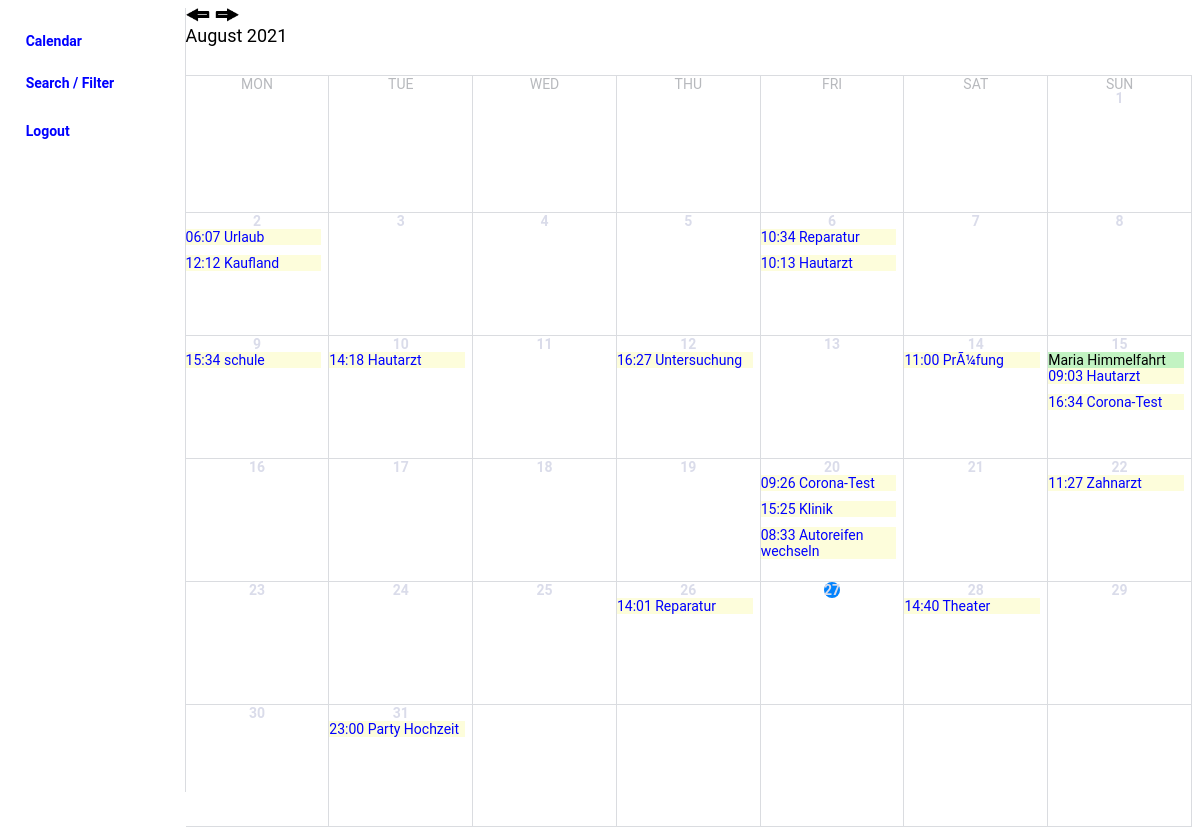
Page /calendar/index.php (signed in) on the committed database.
### tables this page shows
CREATE TABLE `termine` (
  `TNR` int(10) UNSIGNED NOT NULL,
  `Datum` date NOT NULL,
  `Uhrzeit` time NOT NULL,
  `Beschreibung` varchar(50) NOT NULL
);

### calendar/index.php (called while the page is built)
<?php
require ("seiten/startseite.php");
?>

### calendar/php/Day.php (called while the page is built, shortened)
<?php
class Day
{
	protected $year;
	protected $month;
	protected $day;
	protected $numDays;
	protected $weekDay;
	function __construct($year, $month, $day)
	{
		$this->year = $year;
		$this->month = $month;
		$this->day = $day;
		$this->weekDay = date("N", mktime(0, 0, 0, $month, $day, $year));
		$this->numDays = cal_days_in_month(CAL_GREGORIAN, $month, $year);
	}
	function getWeekday() {return $this->weekDay;}
	function getNumDays(){return $this->numDays;}
	function getYear(){return $this->year;}
	function getMon(){return $this->month;}
	function getMonthName()
	{
		$dateValue = $this->year."-".$this->month."-".$this->day;
		return date('F', strtotime($dateValue));
	}
}
?>

### calendar/php/database.php (called while the page is built, shortened)
<?php
class Database
{
	protected $host;
	protected $dbname;
	protected $user;
	protected $pwd;
	protected $conn;
	function __construct($host, $db, $u, $p)
	{
		$this->host = $host;
		$this->dbname = $db;
		$this->user = $u;
		$this->pwd = $p;
	}
	function createConnection()
	{
		$stmt = "mysql:host=".$this->host.";dbname="."$this->dbname";
		$this->conn = new PDO($stmt, $this->user, $this->pwd);
	}
	function termineMonat($von, $bis)
	{
		$rows = array();
		$stmt = "select * from termine WHERE (Datum BETWEEN :von AND :bis)";
		$antwort = $this->conn->prepare($stmt);
		$antwort->execute(["von" => $von, "bis" => $bis]);
		while($row = $antwort->fetch()) {
			$rows[] = $row;
		}
		return $rows;
	}
}
?>

### calendar/php/calendar.php (the view, shortened to what this page needs)
<?php
require('database.php');
require('day.php');
if(isset($_GET["mon"]))
{
	new Calendar($_GET["year"], $_GET["mon"]);
}else
{
	new Calendar(0, 0);
}
class Calendar
{
	protected $today;
	protected $current_month = false;
	protected $termine = array();
	protected $holidays = array();
	function initHolidays($year, $current_month)
	{
		$aHolidayList = [
			'01.01.' => 'Neujahr',
			'06.01.' => 'Hl. drei Könige',
			'E+0'    => 'Ostersonntag',
			'E+1'    => 'Ostermontag',
			'01.05.' => 'Staatsfeiertag',
			'E+39'   => 'Christi Himmelfahrt',
			'E+50'   => 'Pfingstmontag',
			'E+60'   => 'Fronleichnam',
			'15.08.' => 'Maria Himmelfahrt',
			'26.10.' => 'Nationalfeiertag',
			'01.11.' => 'Allerheiligen',
			'08.12.' => 'Maria Empfängnis',
			'24.12.' => 'Heilig Abend',
			'25.12.' => 'Christtag',
			'26.12.' => 'Stefanitag',
			'31.12.' => 'Silvester'
		 ];
		$dtEaster = new DateTime();
		$year = $year==0 ? 'Y' : $year;
		$year = $dtEaster->format($year);
		$dtEaster = $dtEaster->setTimestamp( easter_date($year) );
		$format = 'Y.m.d';
		foreach ($aHolidayList as $dateExpr => $desc) {
			if ( strpos($dateExpr, 'E') === 0 ) {
				$dateExpr = ltrim($dateExpr, 'E');
				$dtCurr = clone $dtEaster;
				$this->holidays[$desc] = $dtCurr->modify($dateExpr.' day')->format($format);
			} else {
				$this->holidays[$desc] = (new DateTime($dateExpr.$year))->format($format);
			}
		}
	}
	function __construct($year, $next)
	{
		if($next == 0)
		{
			$this->today = new Day(date("Y"), date("m"), date("d"));
			$this->current_month = true;
		}
		else
		{
			$this->today = new Day($year, $next,1);
			if(date("m") == $next)
			$this->current_month = true;
		}
		if(isset($_SESSION["eingeloggt"]))
		{
			$db = new Database("localhost", "terminkalender", "root", "");
			$db->createConnection();
			$von = $this->today->getYear()."-".$this->today->getMon()."-01";
			$bis = $this->today->getYear()."-".$this->today->getMon()."-".$this->today->getnumDays();
			$this->termine = $db->termineMonat($von, $bis);
		}
		$this->printCalendar();
	}
	function printCalendar()
	{
		$pre_m = $this->today->getMon()-1;
		$pre_y = $this->today->getYear();
		$post_m = $this->today->getMon()+1;
		$post_y = $this->today->getYear();
		echo "<div><a href='?seite=calendar&year=$pre_y&mon=$pre_m'> <img src='img/left_arrow.png' class='arrow'> </a>";
		echo "<a href='?seite=calendar&year=$post_y&mon=$post_m'> <img src='img/right_arrow.png' class='arrow'> </a></div>";
		echo "<div class='month_name'>".$this->today->getMonthName(). " " .$this->today->getYear() . "</div>";
		echo "<div class='wdays'>
			  <div class='wday'>MON</div>
			  <div class='wday'>TUE</div>
			  <div class='wday'>WED</div>
			  <div class='wday'>THU</div>
			  <div class='wday'>FRI</div>
			  <div class='wday'>SAT</div>
			  <div class='wday'>SUN</div> </div><div class='all_days'>";
		$pre_days = 0;
		$totalshow = 42;
		$firstWday = new Day(date("Y"), $this->today->getMon(), 1);
		if($firstWday->getWeekday() != 1)
			$pre_days = $firstWday->getWeekday()-1;
		for($i=0; $i < $pre_days; $i++, $totalshow--)
		{
			echo "<div class='cal_day'></div>";
		}
		$this->termine = array_reverse($this->termine, true);
		for($i = 1; $i <= $this->today->getnumDays(); $i++, $totalshow--)
		{
			echo "<div class='cal_day'>";
			$date = date_create($this->today->getYear()."-".$this->today->getMon()."-".$i);
			$date = date_format($date, "Y-m-d");
			if($this->termine == null){
				if(date("d") == $i && $this->current_month == true)
					echo "<div><a class='cal_day_num kal_aktueller_tag' href=''>$i</a></div>";
				else
					echo "<div><a class='cal_day_num' href=''>$i</a></div>";
			}
			else{
				if(date("d") == $i && $this->current_month == true)
					echo "<div><a class='cal_day_num kal_aktueller_tag' href='?seite=tagesansicht&Datum=".$date."'>$i</a></div>";
				else
					echo "<div><a class='cal_day_num' href='?seite=tagesansicht&Datum=".$date."'>$i</a></div>";
			}
			foreach ($this->holidays as $name => $date)
			{
				$tag = substr($date, 8, 2);
				if($i == $tag){
					echo "<div class='kal_feiertag'>$name</div>";
				}
			}
			foreach($this->termine as $key => $value)
			{
				$rest = substr($value["Datum"], 8, 9);
				if($i == $rest)
				{
					$text = substr($value["Uhrzeit"], 0, 5);
					$text.= " ".$value["Beschreibung"];
					echo "<div class='cal_termin'><a href='?seite=tagesansicht&TNR=".$value["TNR"]."&Datum=".$value["Datum"]."'>".$text. "</a></div>";
				}
			}
			echo "</div>";
		}
		for($i = 1; $i <= $totalshow; $i++)
		{
			echo "<div class='cal_day'></div>";
		}
		echo "<div class='all_days'>";
	}
}
?>

### calendar/seiten/startseite.php (shortened to what this page needs)
<html>
<head>
<link rel="stylesheet" href="css/style.css" />
</head>
<body>
  <div id="menu">
  <div id="submenu">
	<?php
	echo '<br><h1><a href="?seite=calendar">Calendar</a></h1><br>';
	if(isset($_SESSION["eingeloggt"]))
	{
		echo '<a href="?seite=suchen">Search / Filter</a><br><br>';
		echo '<br><a href="?seite=logout">Logout</a>';
	}
	else
	{
		echo '<br><a href="?seite=login">Login</a><br><br>';
	}
	?>
	</div>
  </div>
  <div id="content">
	<?php
	if(isset($_GET["seite"])){
		switch($_GET["seite"])
		{
			case "calendar":
				include("php/calendar.php");break;
			case "login":
				include("seiten/login.php");break;
			case "logout":
				include("seiten/logout.php");break;
			case "mycalender":
				include("seiten/meinetermine.php");break;
			case "tagesansicht":
				include("seiten/tagesansicht.php");break;
			case "terminneu_confirm":
				include("seiten/terminneu_confirm.php");break;
			case "terminneu":
				include("seiten/terminneu.php");break;
			case "delete_confirm":
				include("seiten/delete_confirm.php");break;
			case "delete":
				include("seiten/delete.php");break;
			case "edit_confirm":
				include("seiten/edit_confirm.php");break;
			case "edit":
				include("seiten/edit.php");break;
			case "suchen":
				include("seiten/suchen.php");break;
			case "suchergebnis":
				include("seiten/suchergebnis.php");break;
			case "filtern":
				include("php/filtern.php");break;
			case "filterergebnis":
				include("seiten/filterergebnis.php");break;
		}
	}else
	{
		include("php/calendar.php");
	}
	?>
  </div>
</body>
</html>

### calendar/css/style.css (style rules this page uses)
* { box-sizing: border-box; font-size: 14px; font-family: Roboto,Arial,sans-serif; }
#menu { text-align: center; float: left; width: 15%; height: 100%; text-align: left; border-right: #dadce0 1px solid; }
#submenu { margin-left: 10%; font-weight: bold; font-size: 1rem; }
#content { float: left; width: 85%; height: 100%; background: white; }
.arrow { width: 25px; }
.month_name { height: 50px; font-size: 18px; text-align: left; }
.wdays { float: left; width: 100%; height: 2%; text-align: center; border-top: #dadce0 1px solid; color: #b7b9bd; }
.wday { float: left; width: 14.2857142857%; height: 15vH; border-right: #dadce0 1px solid; text-align: center; }
.all_days { width: 100%; height: 94%; }
.cal_day { text-align: center; float: left; height: 16.6666666667%; width: 14.2857142857%; border-right: #dadce0 1px solid; border-bottom: #dadce0 1px solid; }
.cal_day_num:visited, .cal_day_num:link { font-weight: bold; color: #dadcea; }
.kal_aktueller_tag { background-color: #0383fd; border-radius: 50%; color: white; }
.kal_feiertag { background-color: #c2f3c2; text-align: left; left: clear; width: 95%; }
.cal_termin { color: blue; text-align: left; left: clear; background-color: #fdfddb; margin-bottom: 10px; width: 95%; }
a { text-decoration: none; }
a:link, a:visited, a:focus { color: blue; }

### rows in the picture
termine: text "06:07 Urlaub"
termine: text "12:12 Kaufland"
termine: text "10:34 Reparatur"
termine: text "10:13 Hautarzt"
termine: text "15:34 schule"
termine: text "14:18 Hautarzt"
termine: text "16:27 Untersuchung"
termine: text "11:00 PrÃ¼fung"
termine: text "09:03 Hautarzt"
termine: text "16:34 Corona-Test"
termine: text "09:26 Corona-Test"
termine: text "15:25 Klinik"
termine: text "08:33 Autoreifen wechseln"
termine: text "11:27 Zahnarzt"
termine: text "14:01 Reparatur"
termine: text "14:40 Theater"
termine: text "23:00 Party Hochzeit"

### other values in the picture
$this->today->getMonthName() "August"
$this->today->getYear() "2021"
$name "Maria Himmelfahrt"
